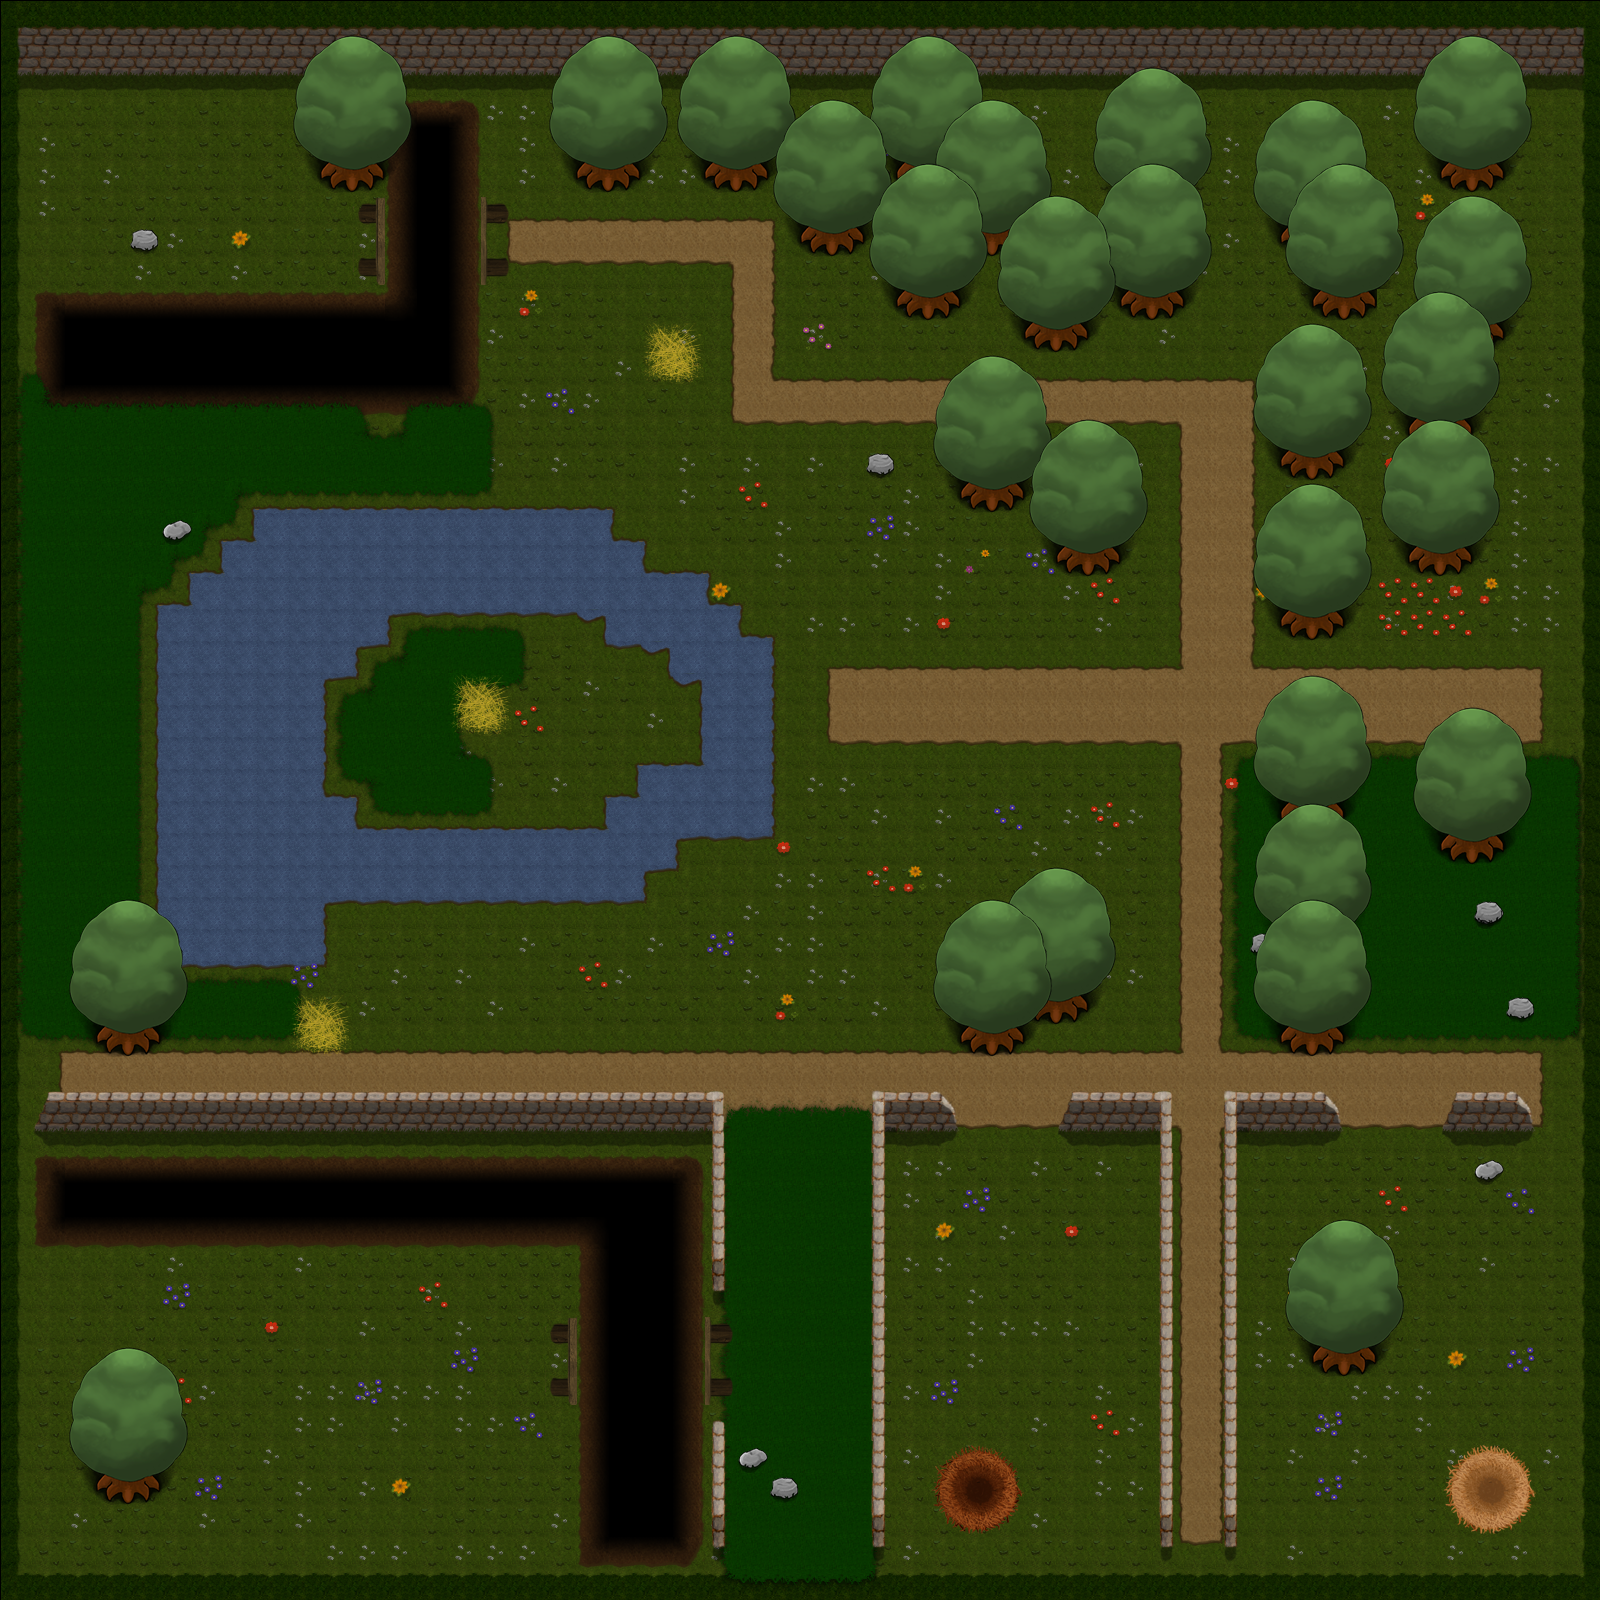

The image is a tile-based game level rendered from a .tmx file. Its description and source (layers, tilesets, objects; grid data summarised) follow:
An orthogonal 50x50 tile map with 32x32 px tiles, 6 tile layers (Groundlayer (Rand, Wand, Terrain), Zonelayer (hohes Gras, Start), Detaillayer (Deko), Overlayer, ...), 17 tilesets and 168 objects (65x solid, 16x water, 8x hgrass, 4x bridge2, 4x hole, ...).

<map version="1.0" orientation="orthogonal" width="50" height="50" tilewidth="32" tileheight="32">
 <tileset firstgid="1" name="dummyWasserHalb" tilewidth="32" tileheight="32">
  <tileoffset x="1" y="1" />
  <properties>
   <property name="animation" value="" />
   <property name="animationDuration" value="0.15" />
   <property name="animationFrames" value="5" />
   <property name="animationTileOffset" value="4" />
  </properties>
  <image source="tiles/dummyWasserHalb.png" width="128" height="32" />
  <terraintypes>
   <terrain name="Neues Terrain erzeugen" tile="-1" />
  </terraintypes>
 </tileset>
 <tileset firstgid="5" name="egg" tilewidth="32" tileheight="32">
  <tileoffset x="1" y="1" />
  <image source="tiles/egg.png" width="32" height="32" />
 </tileset>
 <tileset firstgid="6" name="carrot" tilewidth="32" tileheight="32">
  <tileoffset x="1" y="1" />
  <image source="tiles/carrot.png" width="32" height="32" />
 </tileset>
 <tileset firstgid="7" name="clover" tilewidth="32" tileheight="32">
  <tileoffset x="1" y="1" />
  <image source="tiles/clover.png" width="32" height="32" />
 </tileset>
 <tileset firstgid="8" name="spinach" tilewidth="32" tileheight="32">
  <tileoffset x="1" y="1" />
  <image source="tiles/spinach.png" width="32" height="32" />
 </tileset>
 <tileset firstgid="9" name="bridge_horizontal_left" tilewidth="32" tileheight="96">
  <tileoffset x="1" y="1" />
  <image source="tiles/bridge_horizontal_left.png" width="32" height="96" />
 </tileset>
 <tileset firstgid="10" name="bridge_horizontal_middle" tilewidth="32" tileheight="96">
  <tileoffset x="1" y="1" />
  <image source="tiles/bridge_horizontal_middle.png" width="32" height="96" />
 </tileset>
 <tileset firstgid="11" name="bridge_horizontal_right" tilewidth="32" tileheight="96">
  <tileoffset x="1" y="1" />
  <image source="tiles/bridge_horizontal_right.png" width="32" height="96" />
 </tileset>
 <tileset firstgid="12" name="bridge_vertical_bottom" tilewidth="96" tileheight="32">
  <tileoffset x="1" y="1" />
  <image source="tiles/bridge_vertical_bottom.png" width="96" height="32" />
 </tileset>
 <tileset firstgid="13" name="bridge_vertical_middle" tilewidth="96" tileheight="32">
  <tileoffset x="1" y="1" />
  <image source="tiles/bridge_vertical_middle.png" width="96" height="32" />
 </tileset>
 <tileset firstgid="14" name="bridge_vertical_top" tilewidth="96" tileheight="32">
  <tileoffset x="1" y="1" />
  <image source="tiles/bridge_vertical_top.png" width="96" height="32" />
 </tileset>
 <tileset firstgid="15" name="dummyTilesHalb" tilewidth="32" tileheight="32">
  <tileoffset x="1" y="1" />
  <image source="tiles/dummyTilesHalb.png" width="512" height="512" />
  <terraintypes>
   <terrain name="Gras" tile="-1" />
   <terrain name="Weg" tile="-1" />
   <terrain name="Abgrund" tile="-1" />
   <terrain name="Wasser" tile="-1" />
   <terrain name="Transparenz" tile="-1" />
   <terrain name="Hohes Gras" tile="-1" />
  </terraintypes>
  <tile id="0" terrain="0,0,0,0" />
  <tile id="1" terrain="0,0,0,0" />
  <tile id="2" terrain="0,0,0,0" />
  <tile id="3" terrain="0,0,0,0" />
  <tile id="16" terrain="0,0,0,1" />
  <tile id="17" terrain="0,0,1,1" />
  <tile id="18" terrain="0,0,1,0" />
  <tile id="21" terrain="4,4,4,5" />
  <tile id="22" terrain="4,4,5,5" />
  <tile id="23" terrain="4,4,5,4" />
  <tile id="32" terrain="0,1,0,1" />
  <tile id="33" terrain="1,1,1,1" />
  <tile id="34" terrain="1,0,1,0" />
  <tile id="35" terrain="0,1,1,1" />
  <tile id="36" terrain="1,0,1,1" />
  <tile id="37" terrain="4,5,4,5" />
  <tile id="38" terrain="5,5,5,5" />
  <tile id="39" terrain="5,4,5,4" />
  <tile id="40" terrain="5,5,5,4" />
  <tile id="41" terrain="5,5,4,5" />
  <tile id="48" terrain="0,1,0,0" />
  <tile id="49" terrain="1,1,0,0" />
  <tile id="50" terrain="1,0,0,0" />
  <tile id="51" terrain="1,1,0,1" />
  <tile id="52" terrain="1,1,1,0" />
  <tile id="53" terrain="4,5,4,4" />
  <tile id="54" terrain="5,5,4,4" />
  <tile id="55" terrain="5,4,4,4" />
  <tile id="56" terrain="5,4,5,5" />
  <tile id="57" terrain="4,5,5,5" />
  <tile id="64" terrain="0,0,0,3" />
  <tile id="65" terrain="0,0,3,3" />
  <tile id="66" terrain="0,0,3,0" />
  <tile id="69" terrain="0,0,0,2" />
  <tile id="70" terrain="0,0,2,2" />
  <tile id="71" terrain="0,0,2,0" />
  <tile id="80" terrain="0,3,0,3" />
  <tile id="81" terrain="3,3,3,3" />
  <tile id="82" terrain="3,0,3,0" />
  <tile id="83" terrain="0,3,3,3" />
  <tile id="84" terrain="3,0,3,3" />
  <tile id="85" terrain="0,2,0,2" />
  <tile id="86" terrain="2,2,2,2" />
  <tile id="87" terrain="2,0,2,0" />
  <tile id="88" terrain="0,2,2,2" />
  <tile id="89" terrain="2,0,2,2" />
  <tile id="96" terrain="0,3,0,0" />
  <tile id="97" terrain="3,3,0,0" />
  <tile id="98" terrain="3,0,0,0" />
  <tile id="99" terrain="3,3,0,3" />
  <tile id="100" terrain="3,3,3,0" />
  <tile id="101" terrain="0,2,0,0" />
  <tile id="102" terrain="2,2,0,0" />
  <tile id="103" terrain="2,0,0,0" />
  <tile id="104" terrain="2,2,0,2" />
  <tile id="105" terrain="2,2,2,0" />
  <tile id="255" terrain="4,4,4,4" />
 </tileset>
 <tileset firstgid="271" name="switch" tilewidth="64" tileheight="64">
  <tileoffset x="1" y="1" />
  <image source="tiles/switch.png" width="64" height="64" />
 </tileset>
 <tileset firstgid="272" name="bush" tilewidth="64" tileheight="64">
  <tileoffset x="1" y="1" />
  <image source="tiles/bush.png" width="64" height="64" />
 </tileset>
 <tileset firstgid="273" name="straw" tilewidth="64" tileheight="64">
  <tileoffset x="1" y="1" />
  <image source="tiles/straw.png" width="64" height="64" />
  <tile id="0">
   <properties>
    <property name="TYPE" value="hay" />
   </properties>
  </tile>
 </tileset>
 <tileset firstgid="274" name="home" tilewidth="32" tileheight="32">
  <tileoffset x="1" y="1" />
  <image source="tiles/home.png" width="192" height="96" />
 </tileset>
 <tileset firstgid="292" name="mine" tilewidth="32" tileheight="32">
  <tileoffset x="1" y="1" />
  <properties>
   <property name="TYPE" value="mine" />
  </properties>
  <image source="tiles/mine.png" width="32" height="32" />
 </tileset>
 <layer name="Groundlayer (Rand, Wand, Terrain)" width="50" height="50">
  <data>[2500 cells, 2500 non-empty, 55 distinct tile ids]</data>
 </layer>
 <layer name="Zonelayer (hohes Gras, Start)" width="50" height="50">
  <data>[2500 cells, 2500 non-empty, 32 distinct tile ids]</data>
 </layer>
 <layer name="Detaillayer (Deko)" width="50" height="50">
  <data>[2500 cells, 285 non-empty, 29 distinct tile ids]</data>
 </layer>
 <objectgroup name="Brueckenebene" width="50" height="50">
  <object name="bridge2" gid="10" x="672" y="1408" />
  <object name="bridge2" gid="10" x="640" y="1408" />
  <object name="bridge2" gid="10" x="608" y="1408" />
  <object name="bridge2" gid="10" x="576" y="1408" />
  <object name="bridge1" gid="10" x="448" y="288" />
  <object name="bridge1" gid="10" x="416" y="288" />
  <object name="bridge1" gid="10" x="384" y="288" />
 </objectgroup>
 <objectgroup name="Aktionsebene (Ei, Schalter, Busch, Futter)" width="50" height="50">
  <!-- 161 objects omitted --></objectgroup>
 <objectgroup name="Zonenebene" width="50" height="50">
  <!-- 103 objects omitted --></objectgroup>
 <objectgroup name="Renderlayer" width="50" height="50">
  <properties>
   <property name="renderEntities" value="true" />
  </properties>
 </objectgroup>
 <objectgroup name="Spielerebene" width="50" height="50">
  <!-- 65 objects omitted --></objectgroup>
 <layer name="Overlayer" width="50" height="50">
  <data>[2500 cells, 278 non-empty, 23 distinct tile ids]</data>
 </layer>
 <layer name="Overoverlayer(je nach Bedarf)" width="50" height="50">
  <data>[2500 cells, 127 non-empty, 16 distinct tile ids]</data>
 </layer>
 <layer name="Overoveroverlayer" width="50" height="50">
  <data>[2500 cells, 96 non-empty, 16 distinct tile ids]</data>
 </layer>
</map>
<!-- 161 of 168 objects omitted -->
